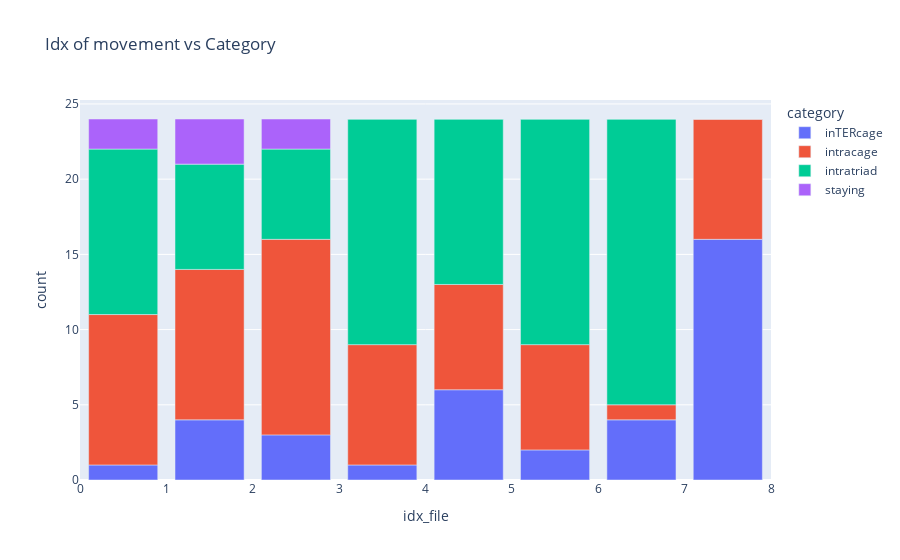

The cell this chart's notebook holds for it:
### Code cell
if proceed_NEB == "True":
    df = Movement.TupleCage.get_and_plot_df_movement_category_counted(df_movement)
    print(df.sum())

### Figure 1 — Plotly figure (JSON) as saved in the notebook; plotly's stock layout.template omitted (floating-point values rounded to 4 significant figures)
{"data": [{"alignmentgroup": "True", "hovertemplate": "category=inTERcage<br>idx_file=%{x}<br>count=%{y}<extra></extra>", "legendgroup": "inTERcage", "marker": {"color": "#636efa", "pattern": {"shape": ""}}, "name": "inTERcage", "offsetgroup": "inTERcage", "orientation": "v", "showlegend": true, "textposition": "auto", "type": "bar", "x": [0.5, 1.5, 2.5, 3.5, 4.5, 5.5, 6.5, 7.5], "xaxis": "x", "y": [1, 4, 3, 1, 6, 2, 4, 16], "yaxis": "y"}, {"alignmentgroup": "True", "hovertemplate": "category=intracage<br>idx_file=%{x}<br>count=%{y}<extra></extra>", "legendgroup": "intracage", "marker": {"color": "#EF553B", "pattern": {"shape": ""}}, "name": "intracage", "offsetgroup": "intracage", "orientation": "v", "showlegend": true, "textposition": "auto", "type": "bar", "x": [0.5, 1.5, 2.5, 3.5, 4.5, 5.5, 6.5, 7.5], "xaxis": "x", "y": [10, 10, 13, 8, 7, 7, 1, 8], "yaxis": "y"}, {"alignmentgroup": "True", "hovertemplate": "category=intratriad<br>idx_file=%{x}<br>count=%{y}<extra></extra>", "legendgroup": "intratriad", "marker": {"color": "#00cc96", "pattern": {"shape": ""}}, "name": "intratriad", "offsetgroup": "intratriad", "orientation": "v", "showlegend": true, "textposition": "auto", "type": "bar", "x": [0.5, 1.5, 2.5, 3.5, 4.5, 5.5, 6.5, 7.5], "xaxis": "x", "y": [11, 7, 6, 15, 11, 15, 19, 0], "yaxis": "y"}, {"alignmentgroup": "True", "hovertemplate": "category=staying<br>idx_file=%{x}<br>count=%{y}<extra></extra>", "legendgroup": "staying", "marker": {"color": "#ab63fa", "pattern": {"shape": ""}}, "name": "staying", "offsetgroup": "staying", "orientation": "v", "showlegend": true, "textposition": "auto", "type": "bar", "x": [0.5, 1.5, 2.5, 3.5, 4.5, 5.5, 6.5, 7.5], "xaxis": "x", "y": [2, 3, 2, 0, 0, 0, 0, 0], "yaxis": "y"}], "layout": {"barmode": "relative", "legend": {"title": {"text": "category"}, "tracegroupgap": 0}, "title": {"text": "Idx of movement vs Category"}, "xaxis": {"anchor": "y", "domain": [0, 1], "title": {"text": "idx_file"}}, "yaxis": {"anchor": "x", "domain": [0, 1], "title": {"text": "count"}}}}
